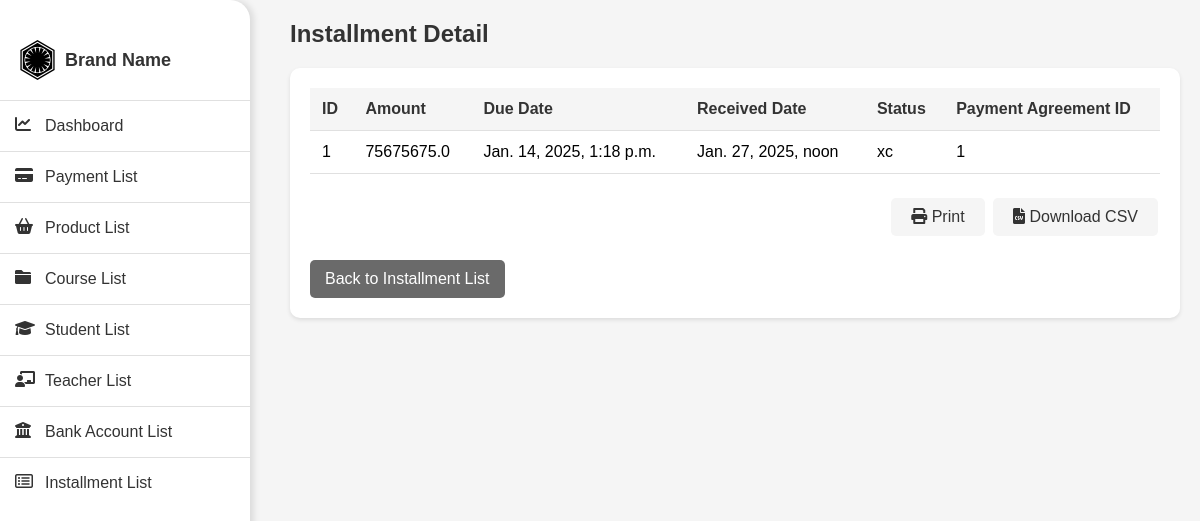
The page /installment-detail/1/ (signed in) on the database its author committed.
### payments/models.py (models this page shows, shortened)
class Installment(models.Model):
    payment_agreement = models.ForeignKey(
        'PaymentAgreement',
        on_delete=models.CASCADE,
        related_name='installments'
    )
    amount = models.FloatField()
    due_date = models.DateTimeField()
    received_date = models.DateTimeField(null=True, blank=True)
    status = models.ForeignKey(
        'InstallmentStatus',
        on_delete=models.SET_NULL,
        null=True,
        blank=True,
        related_name='installments'
    )

class InstallmentStatus(models.Model):
    title = models.CharField(max_length=255)

class PaymentAgreement(models.Model):
    PAYMENT_DIRECTION_CHOICES = [
        ('in', 'In'),
        ('out', 'Out'),
    ]
    student_agreement = models.OneToOneField(
        'StudentAgreement',
        on_delete=models.CASCADE,
        null=True,
        blank=True,
        related_name='payment_agreement'
    )
    teacher_agreement = models.OneToOneField(
        'TeacherAgreement',
        on_delete=models.CASCADE,
        null=True,
        blank=True,
        related_name='payment_agreement'
    )
    payment_direction = models.CharField(
        max_length=3,
        choices=PAYMENT_DIRECTION_CHOICES,
        default='in'
    )
    total_amount = models.IntegerField()

### payments/views.py (the view)
# urls.py: path('installment-detail/<int:installment_id>/', views.installment_detail_page, name='installment_detail'),
@login_required
@user_passes_test(is_staff_or_superuser, login_url='login')
def installment_detail_page(request, installment_id):
    installment = get_object_or_404(Installment, id=installment_id)
    return render(request, 'payments/installment_detail.html', {
        'installment': installment
    })

### payments/views.py (called while the page is built)
def is_staff_or_superuser(user):
    return user.is_staff or user.is_superuser

### payments/templates/payments/installment_detail.html (shortened to what this page needs)
{% load static %}
<!DOCTYPE html>
<html lang="en">
<head>
    <link rel="stylesheet" href="https://cdnjs.cloudflare.com/ajax/libs/font-awesome/6.0.0/css/all.min.css">
</head>
<body>
<div class="sidebar">
    <div class="sidebar-header">
        <i class="fa-brands fa-first-order"></i>
        <h2>Brand Name</h2>
    </div>
    <a href="{% url 'dashboard' %}" class="sidebar-button {% if request.resolver_match.url_name == 'dashboard' %}active{% endif %}">
        <i class="fa-solid fa-chart-line"></i>
        Dashboard
    </a>
    <a href="{% url 'payment_list' %}" class="sidebar-button {% if request.resolver_match.url_name == 'payment_list' %}active{% endif %}">
        <i class="fa-solid fa-credit-card"></i>
        Payment List
    </a>
    <a href="{% url 'product_list' %}" class="sidebar-button {% if request.resolver_match.url_name == 'product_list' %}active{% endif %}">
        <i class="fa-solid fa-basket-shopping"></i>
        Product List
    </a>
    <a href="{% url 'course_list' %}" class="sidebar-button {% if request.resolver_match.url_name == 'course_list' %}active{% endif %}">
        <i class="fa-solid fa-folder"></i>
        Course List
    </a>
    <a href="{% url 'student_list' %}" class="sidebar-button {% if request.resolver_match.url_name == 'student_list' %}active{% endif %}">
        <i class="fa-solid fa-graduation-cap"></i>
        Student List
    </a>
    <a href="{% url 'teacher_list' %}" class="sidebar-button {% if request.resolver_match.url_name == 'teacher_list' %}active{% endif %}">
        <i class="fa-solid fa-chalkboard-user"></i>
        Teacher List
    </a>
    <a href="{% url 'bank_account_list' %}" class="sidebar-button {% if request.resolver_match.url_name == 'bank_account_list' %}active{% endif %}">
        <i class="fa-solid fa-building-columns"></i>
        Bank Account List
    </a>
    <a href="{% url 'installment_list' %}" class="sidebar-button {% if request.resolver_match.url_name == 'installment_list' %}active{% endif %}">
        <i class="fa-regular fa-rectangle-list"></i>
        Installment List
    </a>
</div>
<div class="content">
    <div class="page-header">
        <h1>Installment Detail</h1>
    </div>
    <div class="table-container">
        <table id="installment-detail-table">
            <thead>
                <tr>
                    <th>ID</th>
                    <th>Amount</th>
                    <th>Due Date</th>
                    <th>Received Date</th>
                    <th>Status</th>
                    <th>Payment Agreement ID</th>
                </tr>
            </thead>
            <tbody>
                <tr>
                    <td>{{ installment.id }}</td>
                    <td>{{ installment.amount }}</td>
                    <td>{{ installment.due_date }}</td>
                    <td>{{ installment.received_date|default:"N/A" }}</td>
                    <td>{{ installment.status.title|default:"N/A" }}</td>
                    <td>{{ installment.payment_agreement.id }}</td>
                </tr>
            </tbody>
        </table>
        <div style="text-align: right; margin-top: 20px;">
            <button onclick="printTable('installment-detail-table')" class="action-button"><i class="fa-solid fa-print"></i> Print</button>
            <button onclick="exportToCSV('installment-detail-table')" class="action-button"><i class="fa-solid fa-file-csv"></i> Download CSV</button>
        </div>
        <a href="{% url 'installment_list' %}" class="back-link">Back to Installment List</a>
    </div>
</div>
</body>
</html>

### payments/templates/payments/installment_detail.html (style rules this page uses)
* { box-sizing: border-box; margin: 0; padding: 0; }
body { font-family: Arial, sans-serif; background: #f5f5f5; margin: 0; display: flex; opacity: 0; animation: fadeIn 0.3s ease-in forwards; }
.sidebar { width: 250px; background-color: #ffffff; border-radius: 0 20px 20px 0; box-shadow: 4px 0 6px rgba(0, 0, 0, 0.1); padding: 20px 0; height: 100vh; position: fixed; left: 0; top: 0; transition: transform 0.3s ease; }
.sidebar-header { display: flex; align-items: center; padding: 20px; border-bottom: 1px solid #e0e0e0; }
.sidebar-header i { font-size: 40px; margin-right: 10px; }
.sidebar-header h2 { font-size: 18px; color: #333333; }
.sidebar-button { display: flex; align-items: center; width: 100%; padding: 15px; text-align: left; color: #333333; text-decoration: none; border-bottom: 1px solid #e0e0e0; transition: background-color 0.3s ease; }
.sidebar-button i { width: 20px; height: 20px; margin-right: 10px; }
.sidebar-button:last-child { border-bottom: none; }
.content { margin-left: 270px; padding: 20px; width: calc(100% - 270px); transition: margin-left 0.3s ease; }
.page-header { display: flex; justify-content: space-between; align-items: center; margin-bottom: 20px; }
.page-header h1 { font-size: 24px; color: #333333; }
.table-container { background-color: #ffffff; border-radius: 10px; box-shadow: 0 2px 4px rgba(0, 0, 0, 0.1); padding: 20px; overflow-x: auto; }
table { width: 100%; border-collapse: collapse; }
th, td { padding: 12px; text-align: left; border-bottom: 1px solid #e0e0e0; }
th { background-color: #f5f5f5; font-weight: bold; color: #333333; }
.back-link { display: inline-block; margin-top: 20px; padding: 10px 15px; background-color: #6a6a6a; color: #ffffff; text-decoration: none; border-radius: 5px; }
.action-button { background-color: #f5f5f5; border: none; color: #333333; padding: 10px 20px; text-align: center; text-decoration: none; display: inline-block; font-size: 16px; margin: 4px 2px; cursor: pointer; border-radius: 5px; transition: background-color 0.3s ease; }

### rows shown on the page
Installment: id "1", amount "75675675.0", due_date "Jan. 14, 2025, 1:18 p.m.", received_date "Jan. 27, 2025, noon", status "xc", payment_agreement.id "1"
